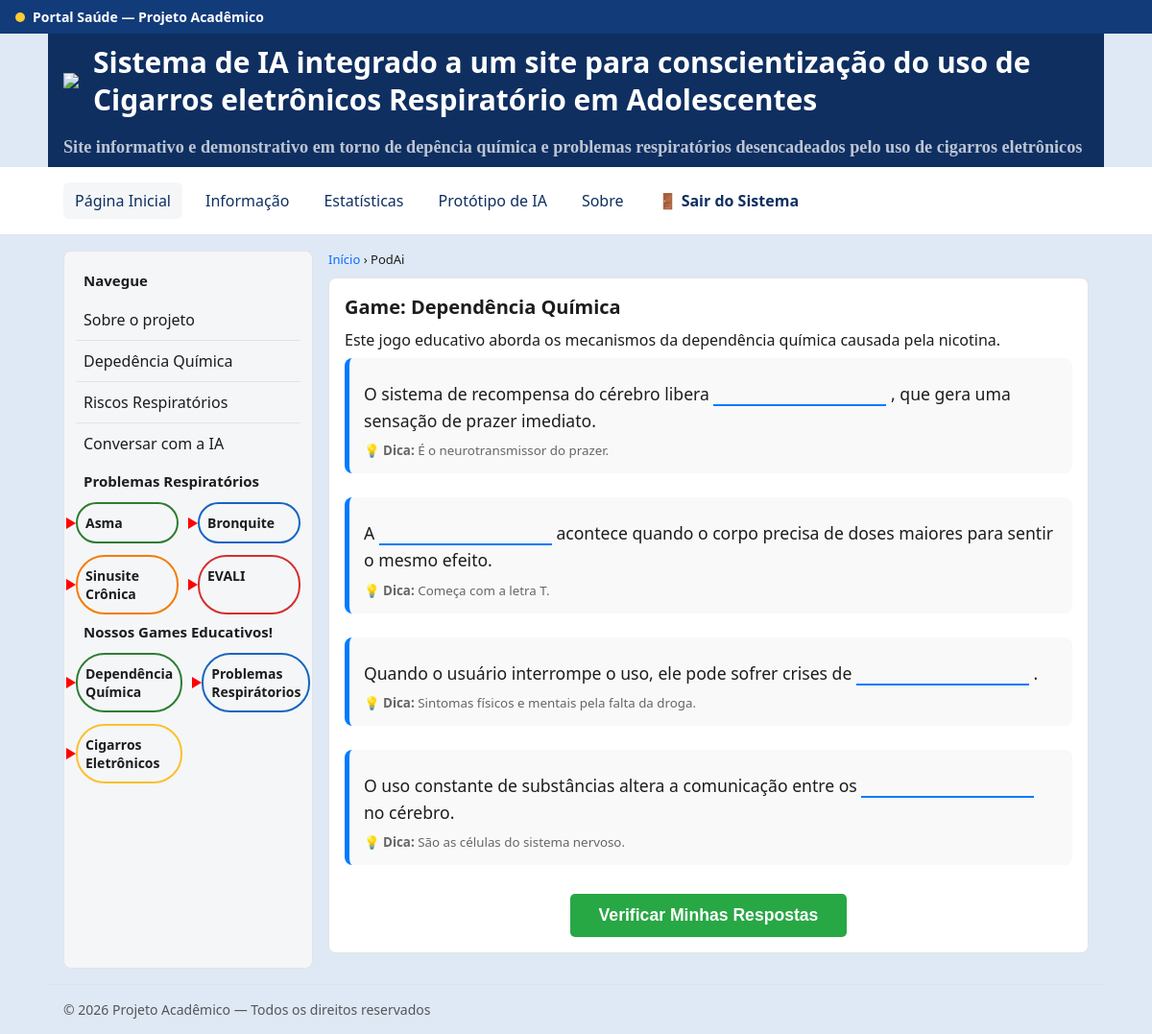
Page /login/index.php?p2=dq (signed in) on the committed database.
### tables this page shows
CREATE TABLE `perguntas` (
  `id_pergunta` int(11) NOT NULL,
  `texto_antes` varchar(255) DEFAULT NULL,
  `texto_depois` varchar(255) DEFAULT NULL,
  `resposta_correta` varchar(255) DEFAULT NULL,
  `dica` varchar(255) DEFAULT NULL,
  `categoria` varchar(255) DEFAULT NULL
);

### login/exibir_perguntas.php (the view, shortened to what this page needs)
<?php
require_once 'conexao.php';
try {
    $stmt = $conn->prepare("SELECT id_pergunta, texto_antes, texto_depois, dica FROM Perguntas WHERE categoria = ?");
    $stmt->execute([$categoria_do_jogo]);
    $perguntas = $stmt->fetchAll(PDO::FETCH_ASSOC);
    if ($perguntas) {
        foreach ($perguntas as $row) {
            ?>
            <div style="margin-bottom: 25px; background: #f9f9f9; padding: 15px; border-radius: 8px; border-left: 5px solid #007bff;">
                <p style="font-size: 1.1em; line-height: 1.6;">
                    <?php echo htmlspecialchars($row['texto_antes']); ?>
                    <input type="text"
                           name="respostas[<?php echo $row['id_pergunta']; ?>]"
                           required
                           style="border: none; border-bottom: 2px solid #007bff; background: transparent; outline: none; width: 180px; text-align: center; font-weight: bold; color: #333;">
                    <?php echo htmlspecialchars($row['texto_depois']); ?>
                </p>
                <small style="color: #666; display: block; margin-top: 5px;">
                    💡 <strong>Dica:</strong> <?php echo htmlspecialchars($row['dica']); ?>
                </small>
            </div>
            <?php
        }
        ?>
        <div style="text-align: center; margin-top: 30px;">
            <button type="submit" style="padding: 12px 30px; background-color: #28a745; color: white; border: none; border-radius: 5px; font-size: 1.1em; cursor: pointer; font-weight: bold;">
                Verificar Minhas Respostas
            </button>
        </div>
        <?php
    } else {
        echo "<p>Nenhuma pergunta encontrada.</p>";
    }
} catch (PDOException $e) {
    echo "Erro: " . $e->getMessage();
}
?>

### login/index.php (style rules this page uses)
:root { --azul:#123b7a; --azul-escuro:#0f2f61; --amarelo:#ffcc33; --cinza:#f5f6f8; --texto:#1d1d1d; --link:#0a6cff; --borda:#e2e3e7; --verde:#2e7d32; }
* { box-sizing:border-box; }
body { margin:0; font-family:system-ui,-apple-system,Segoe UI,Roboto,Arial,sans-serif; color:var(--texto); background:#DFE9F5; }
.card p { margin:8px 0; }

### rows in the picture
perguntas: texto_antes "O sistema de recompensa do cérebro libera", texto_depois ", que gera uma sensação de prazer imediato.", dica "É o neurotransmissor do prazer."
perguntas: texto_antes "A", texto_depois "acontece quando o corpo precisa de doses maiores para sentir o mesmo efeito.", dica "Começa com a letra T."
perguntas: texto_antes "Quando o usuário interrompe o uso, ele pode sofrer crises de", texto_depois ".", dica "Sintomas físicos e mentais pela falta da droga."
perguntas: texto_antes "O uso constante de substâncias altera a comunicação entre os", texto_depois "no cérebro.", dica "São as células do sistema nervoso."

### other values in the picture
$titulo_pagina "PodAi"
$titulos_doencas['dq'] "Game: Dependência Química"
